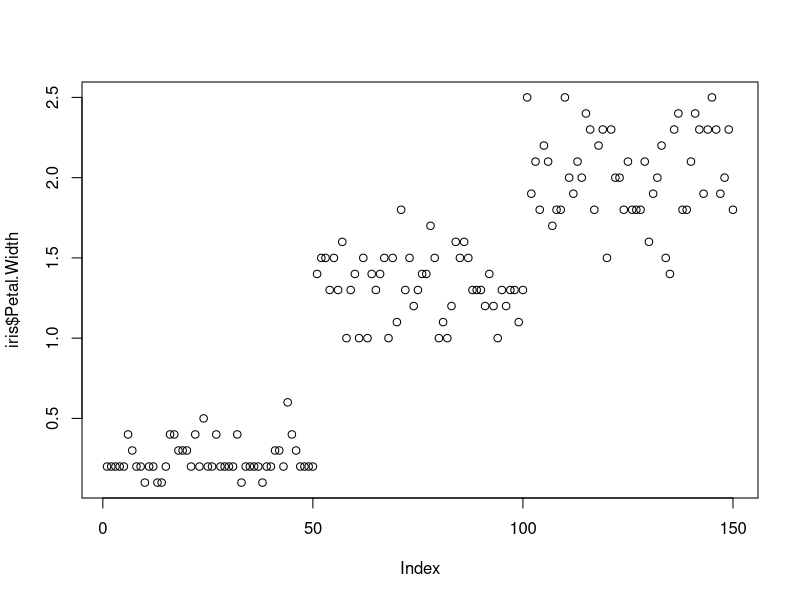
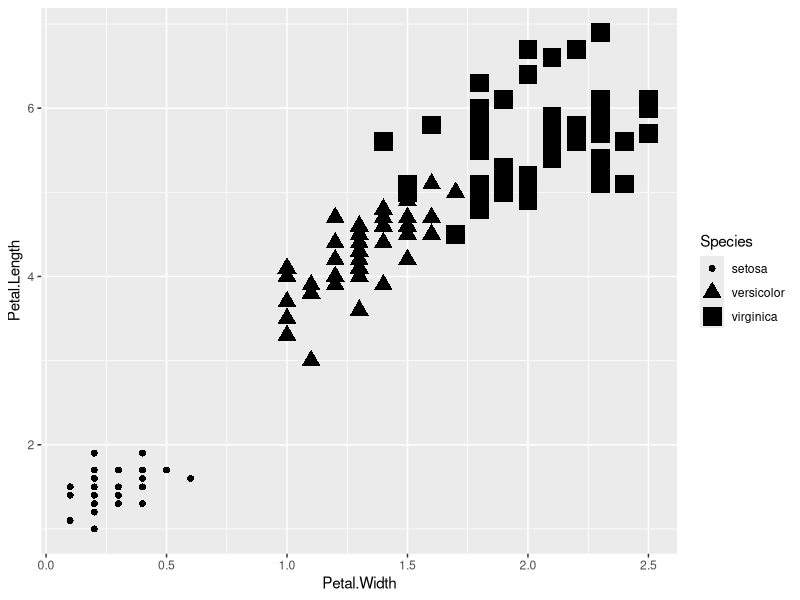
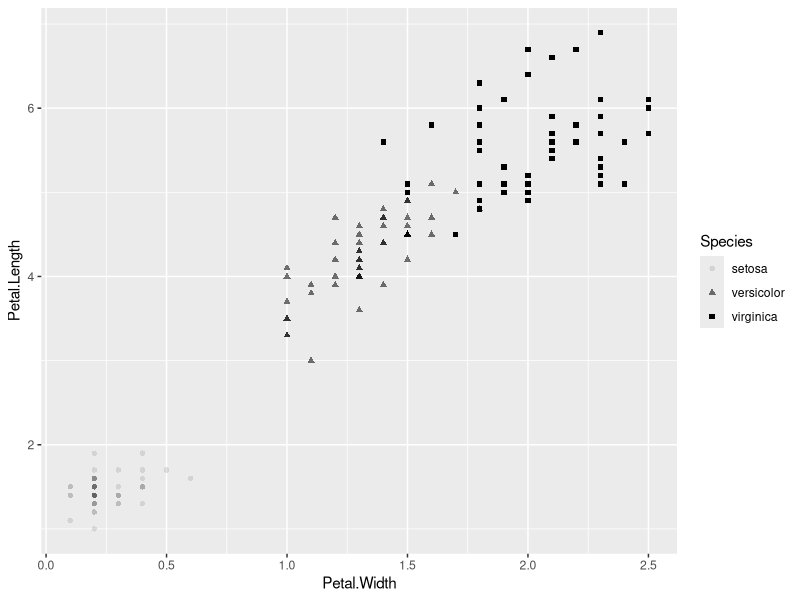
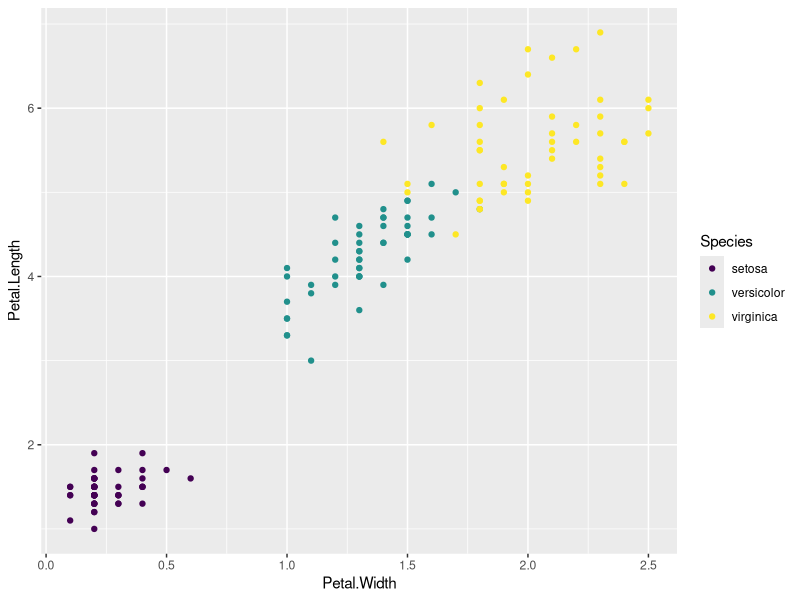
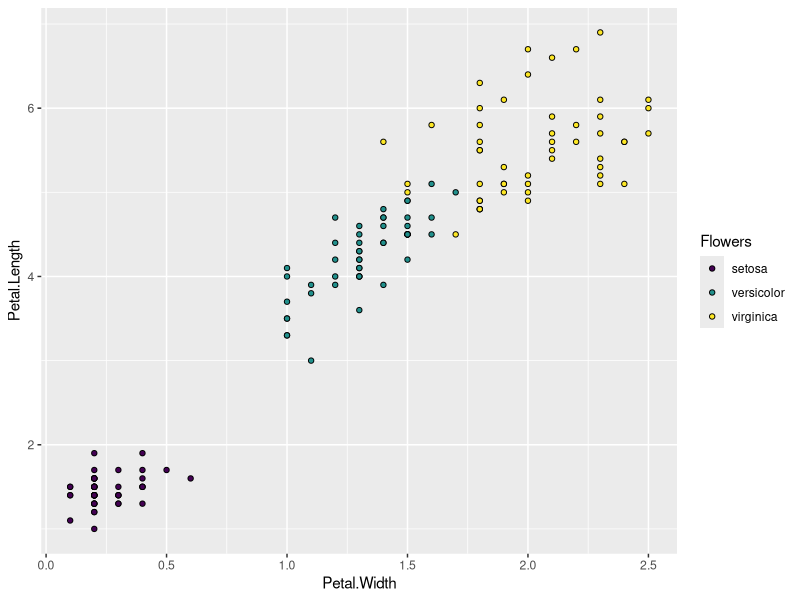
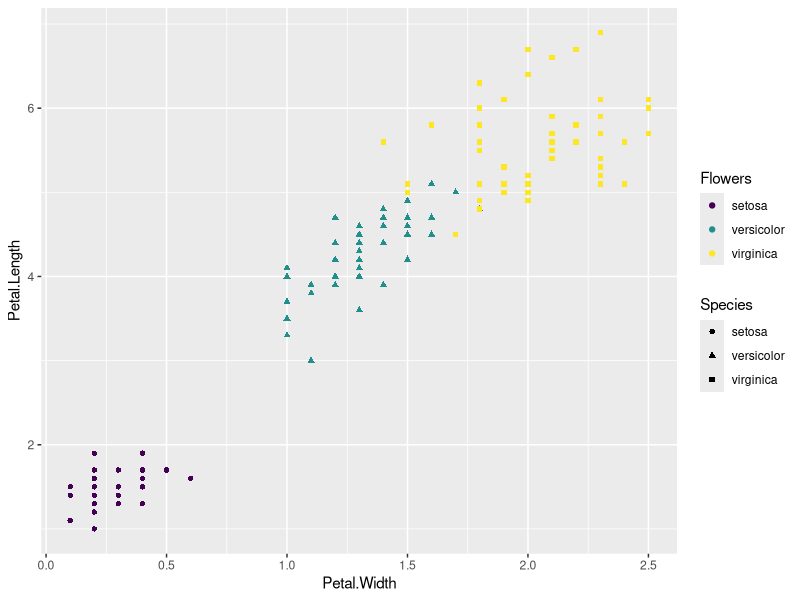
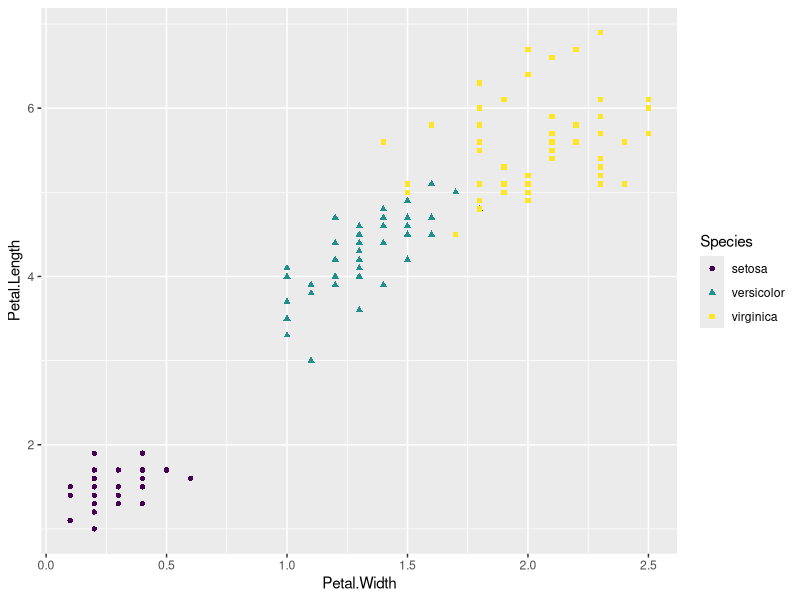

Here is the R script that generated these plots, in order:
# R-DAVIS 2018
# Week 07
library(tidyverse)

# visualizations:
## a base plot
plot(x=iris$Petal.Width)

## a ggplot
ggplot() + 
  geom_point(data=iris, aes(x=Petal.Width, y=Petal.Length, shape=Species, size=Species))# not ideal

ggplot() + 
  geom_point(data=iris, 
             aes(x=Petal.Width, y=Petal.Length, shape=Species, alpha=Species))

# add viridis
install.packages("viridisLite")
install.packages("viridis")
library(viridis)

# use discrete colors as viridis
ggplot() + geom_point(data=iris, aes(x=Petal.Width, y=Petal.Length, color=Species)) +
  scale_color_viridis(discrete = TRUE) # make sure to set discrete=TRUE

# use fill

# to use fill, you need to set it to a point type (or "pch") that has a hollow center. Use ?pch to see the various point types. Notice that 21 through 28 are hollow.
ggplot() + geom_point(data=iris, aes(x=Petal.Width, y=Petal.Length, fill=Species), pch=21) +
  scale_fill_viridis("Flowers", discrete = TRUE)

# combine color and shape
ggplot() + geom_point(data=iris, aes(x=Petal.Width, y=Petal.Length, color=Species, shape=Species)) +
  scale_color_viridis("Flowers", discrete = TRUE)

# to keep one single legend, make sure legend name is identical
ggplot() + geom_point(data=iris, aes(x=Petal.Width, y=Petal.Length, color=Species, shape=Species)) +
  scale_color_viridis("Species", discrete = TRUE)






